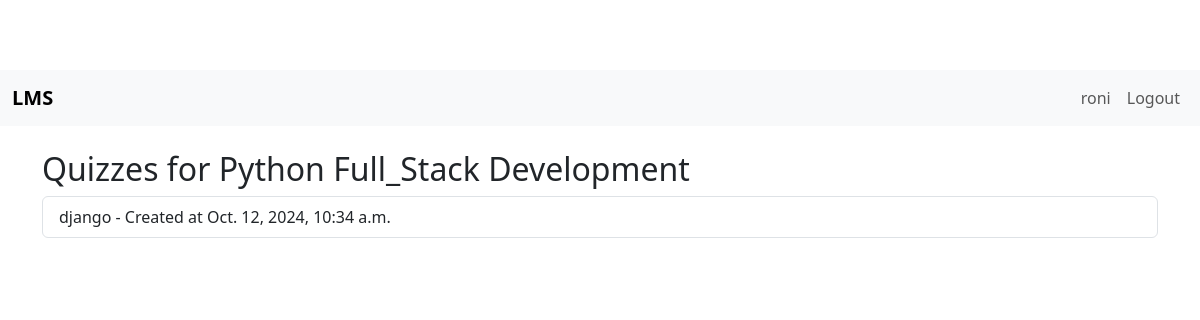
Page /teacher/course/1/quizzes/ (signed in) on the committed database.
### main/models.py (models this page shows, shortened)
class Course(models.Model):
    title = models.CharField(max_length=200)
    description = models.TextField()
    teacher = models.ForeignKey(User, on_delete=models.CASCADE, related_name='courses')

class Quiz(models.Model):
    course = models.ForeignKey(Course, on_delete=models.CASCADE, related_name='quizzes')
    title = models.CharField(max_length=200)
    created_at = models.DateTimeField(auto_now_add=True)

### main/views.py (the view)
# urls.py: path('teacher/course/<int:course_id>/quizzes/', views.view_quizzes, name='view_quizzes'),
@login_required
def view_quizzes(request, course_id):
    if request.user.profile.user_type != 'teacher':
        messages.error(request, 'Access denied.')
        return redirect('home')
    course = get_object_or_404(Course, id=course_id, teacher=request.user)
    quizzes = Quiz.objects.filter(course=course)
    return render(request, 'view_quizzes.html', {'quizzes': quizzes, 'course': course})

### templates/view_quizzes.html (shortened to what this page needs)
{% extends 'base.html' %}
{% block content %}
<h2>Quizzes for {{ course.title }}</h2>
<ul class="list-group">
    {% for quiz in quizzes %}
        <li class="list-group-item">
            {{ quiz.title }} - Created at {{ quiz.created_at }}
        </li>
    {% empty %}
        <li class="list-group-item">No quizzes available.</li>
    {% endfor %}
</ul>
{% endblock %}

### templates/base.html (shortened to what this page needs)
{% load static %}
<!DOCTYPE html>
<html lang="en">
<head>
    <link href="https://cdn.jsdelivr.net/npm/bootstrap@5.3.0/dist/css/bootstrap.min.css" rel="stylesheet">
    <link rel="stylesheet" href="{% static 'css/style.css' %}">
</head>
<body>
    <nav class="navbar navbar-expand-lg navbar-light bg-light">
        <div class="container-fluid">
            <a class="navbar-brand" href="{% url 'home' %}">LMS</a>
            <div class="collapse navbar-collapse" id="navbarNav">
                <ul class="navbar-nav ms-auto">
                    {% if user.is_authenticated %}
                        <li class="nav-item">
                            <a class="nav-link" href="#">{{ user.username }}</a>
                        </li>
                        <li class="nav-item">
                            <a class="nav-link" href="{% url 'logout' %}">Logout</a>
                        </li>
                    {% endif %}
                </ul>
            </div>
        </div>
    </nav>
    <div class="container mt-4">
        {% block content %}
        {% endblock %}
    </div>
</body>
</html>

### static/css/style.css (style rules this page uses)
body { padding-top: 70px; }
.navbar-brand { font-weight: bold; }

### rows in the picture
Course: title "Python Full_Stack Development"
Quiz: title "django", created_at "Oct. 12, 2024, 10:34 a.m."

### other values in the picture
{{ user.username }} "roni"
